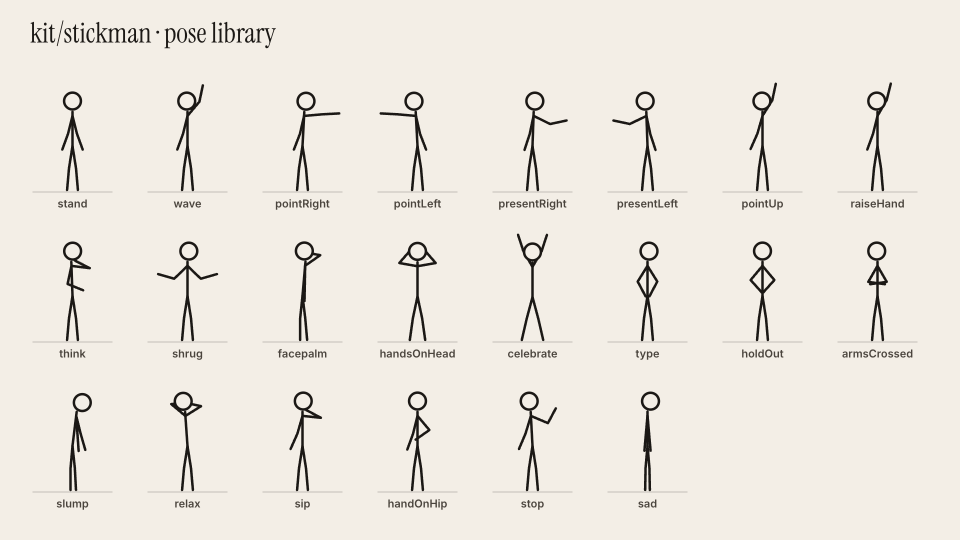
#> input picture kit/stickman/poses.png, 1920 x 1080 px (shown at 1/2 size)
$ python stills.py ../stickman/poses.png
#> lines starting #> are read from the running program, lines starting #| are printed output that depends on the picture
"""One labelled sheet from a folder of stills, so a check looks at one image instead of twelve.

    uv run python kit/qa/stills.py <folder | image ...> [--out=sheet.jpg] [--cols=4] [--width=480]

For the stills of `kit.film <film> snap --at=...` (written to <renders>/snap/): the sheet shows composition, density,
margins and empty plates at a glance. Open a single still at full size only where the sheet raises a question (small
text, an overlap). Each tile is labelled with its file name, which carries the time.
"""
import sys
from pathlib import Path

from PIL import Image, ImageDraw

EXT = {".png", ".jpg", ".jpeg", ".webp"}


def arg(name, default):
    return next((a.split("=", 1)[1] for a in sys.argv[1:] if a.startswith(f"--{name}=")), default)


def main():
    paths = [Path(a) for a in sys.argv[1:] if not a.startswith("--")]
    if not paths:
        sys.exit(__doc__)
    files = sorted(f for p in paths for f in (p.iterdir() if p.is_dir() else [p]) if f.suffix.lower() in EXT and f.name != "sheet.jpg")
    if not files:
        sys.exit("no images found")
    cols, width = int(arg("cols", 4)), int(arg("width", 480))
    tiles = []
    for f in files:
        im = Image.open(f).convert("RGB")
#> im is the input picture: PIL image 1920x1080 RGB; mean R, G, B 236, 231.1, 223.2
        im = im.resize((width, round(width * im.size[1] / im.size[0])))
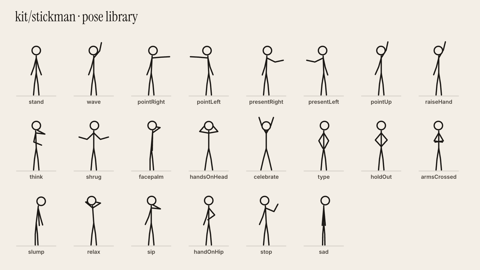
#> im: PIL image 480x270 RGB; mean R, G, B 236, 231.1, 223.2
        t = Image.new("RGB", (width, im.size[1] + 20), "white")
#> t: PIL image 480x290 RGB; every value is 255
        t.paste(im, (0, 20))
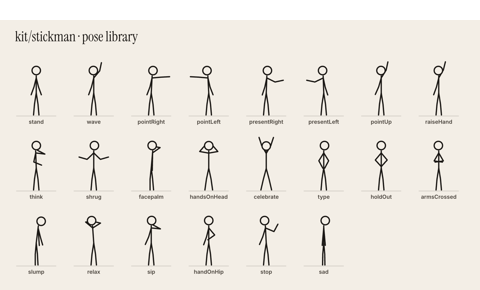
#> t: PIL image 480x290 RGB; mean R, G, B 237.3, 232.7, 225.4
        ImageDraw.Draw(t).text((4, 4), f.stem[: width // 7], fill="black")
        tiles.append(t)
    h = max(t.size[1] for t in tiles)
#> h = 290
    cols = min(cols, len(tiles))
#> cols = 1
    sheet = Image.new("RGB", (cols * (width + 6) + 6, -(-len(tiles) // cols) * (h + 6) + 6), (225, 225, 225))
#> sheet: PIL image 492x302 RGB; every value is 225
    for k, t in enumerate(tiles):
        sheet.paste(t, (6 + (k % cols) * (width + 6), 6 + (k // cols) * (h + 6)))
#> this loop made 1 pass
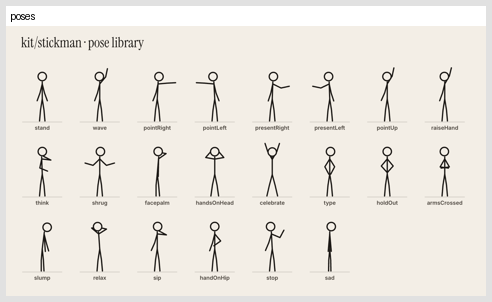
#> sheet: PIL image 492x302 RGB; mean R, G, B 236.4, 232.1, 225.3
    out = Path(arg("out", (paths[0] if paths[0].is_dir() else paths[0].parent) / "sheet.jpg"))
    sheet.save(out, quality=88)
    print(f"{len(tiles)} stills -> {out} ({sheet.size[0]}x{sheet.size[1]})")
#| 1 stills -> ../stickman/sheet.jpg (492x302)


if __name__ == "__main__":
    main()
